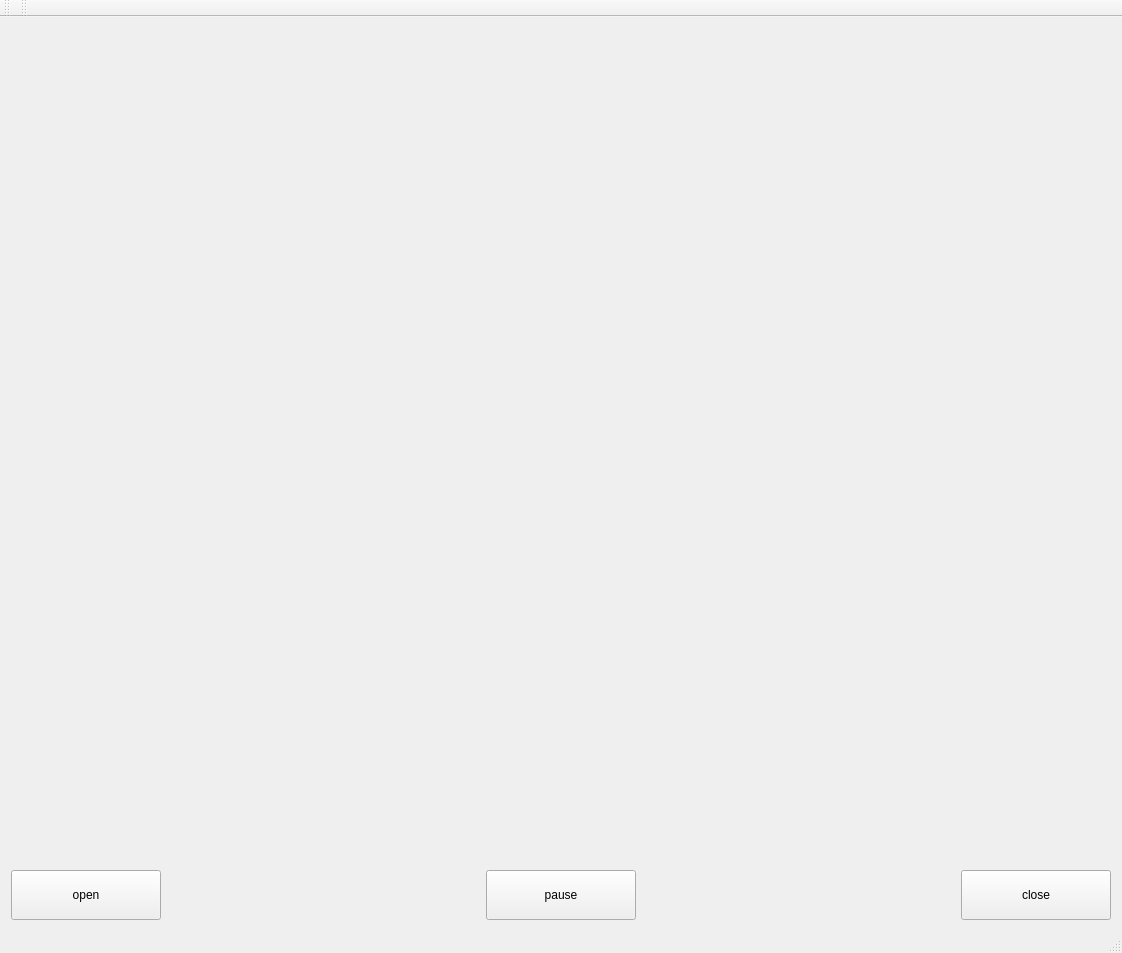
<?xml version="1.0" encoding="UTF-8"?>
<ui version="4.0">
 <class>MainWindow</class>
 <widget class="QMainWindow" name="MainWindow">
  <property name="enabled">
   <bool>true</bool>
  </property>
  <property name="geometry">
   <rect>
    <x>0</x>
    <y>0</y>
    <width>1122</width>
    <height>953</height>
   </rect>
  </property>
  <property name="focusPolicy">
   <enum>Qt::NoFocus</enum>
  </property>
  <property name="acceptDrops">
   <bool>false</bool>
  </property>
  <property name="windowTitle">
   <string>MainWindow</string>
  </property>
  <widget class="QWidget" name="centralWidget">
   <layout class="QGridLayout" name="gridLayout">
    <item row="3" column="2">
     <widget class="QPushButton" name="pauseButton">
      <property name="minimumSize">
       <size>
        <width>150</width>
        <height>50</height>
       </size>
      </property>
      <property name="text">
       <string>pause</string>
      </property>
     </widget>
    </item>
    <item row="3" column="4">
     <widget class="QPushButton" name="closeButton">
      <property name="sizePolicy">
       <sizepolicy hsizetype="Preferred" vsizetype="Fixed">
        <horstretch>0</horstretch>
        <verstretch>0</verstretch>
       </sizepolicy>
      </property>
      <property name="minimumSize">
       <size>
        <width>150</width>
        <height>50</height>
       </size>
      </property>
      <property name="text">
       <string>close</string>
      </property>
     </widget>
    </item>
    <item row="3" column="1">
     <spacer name="horizontalSpacer">
      <property name="orientation">
       <enum>Qt::Horizontal</enum>
      </property>
      <property name="sizeHint" stdset="0">
       <size>
        <width>40</width>
        <height>20</height>
       </size>
      </property>
     </spacer>
    </item>
    <item row="0" column="0" colspan="5">
     <widget class="QLabel" name="label">
      <property name="text">
       <string/>
      </property>
     </widget>
    </item>
    <item row="3" column="0">
     <widget class="QPushButton" name="openButton">
      <property name="sizePolicy">
       <sizepolicy hsizetype="Preferred" vsizetype="Fixed">
        <horstretch>0</horstretch>
        <verstretch>0</verstretch>
       </sizepolicy>
      </property>
      <property name="minimumSize">
       <size>
        <width>150</width>
        <height>50</height>
       </size>
      </property>
      <property name="baseSize">
       <size>
        <width>0</width>
        <height>0</height>
       </size>
      </property>
      <property name="text">
       <string>open</string>
      </property>
     </widget>
    </item>
    <item row="3" column="3">
     <spacer name="horizontalSpacer_2">
      <property name="orientation">
       <enum>Qt::Horizontal</enum>
      </property>
      <property name="sizeHint" stdset="0">
       <size>
        <width>40</width>
        <height>20</height>
       </size>
      </property>
     </spacer>
    </item>
   </layout>
  </widget>
  <widget class="QMenuBar" name="menuBar">
   <property name="geometry">
    <rect>
     <x>0</x>
     <y>0</y>
     <width>1122</width>
     <height>22</height>
    </rect>
   </property>
  </widget>
  <widget class="QToolBar" name="mainToolBar">
   <attribute name="toolBarArea">
    <enum>TopToolBarArea</enum>
   </attribute>
   <attribute name="toolBarBreak">
    <bool>false</bool>
   </attribute>
  </widget>
  <widget class="QStatusBar" name="statusBar"/>
  <widget class="QToolBar" name="toolBar">
   <property name="windowTitle">
    <string>toolBar</string>
   </property>
   <attribute name="toolBarArea">
    <enum>TopToolBarArea</enum>
   </attribute>
   <attribute name="toolBarBreak">
    <bool>false</bool>
   </attribute>
  </widget>
 </widget>
 <layoutdefault spacing="6" margin="11"/>
 <resources/>
 <connections/>
</ui>
